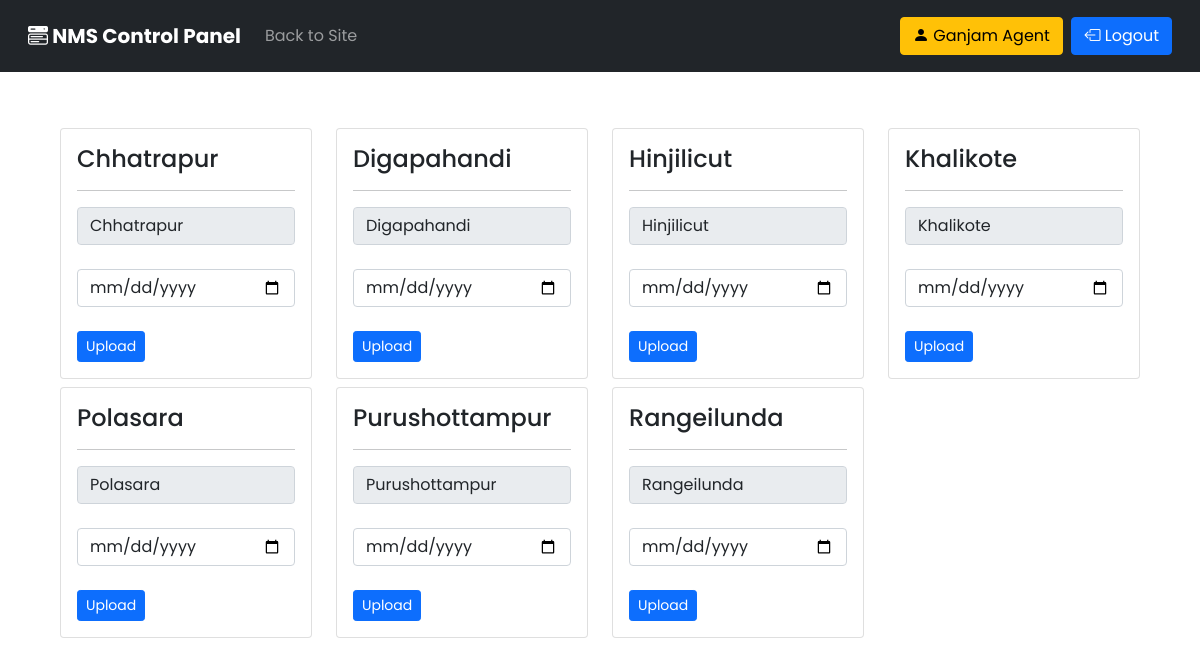
Screenshot of /nmsdash/admin/index.php (signed in) with the database file from the repository.
### tables this page shows
CREATE TABLE `block` (
  `id` int(11) NOT NULL,
  `district_name` varchar(40) NOT NULL,
  `block_name` varchar(40) NOT NULL,
  `block_passwd` varchar(40) NOT NULL,
  `block_status` varchar(20) NOT NULL
);

### nmsdash/admin/index.php (the view, shortened to what this page needs)
<?php include "includes/header.php"; ?>
<?php include "admin_functions.php"; ?>
<?php
if ($_SESSION['district_name'] == "Admin") {
    include "admin_control_panel.php";
} else {
    $dname = $_SESSION['district_name'];
    $query = "SELECT * FROM block WHERE district_name = '$dname' ORDER BY block_name";
    $result = mysqli_query($connection, $query);
    if ($result->num_rows > 0) {
?>
        <div class="row m-5">
            <?php
            while ($row = mysqli_fetch_assoc($result)) {
                $block_name = $row['block_name'];
            ?>
                <div class='col-sm-3 mt-2'>
                    <form action='' method='post'>
                        <div class='card'>
                            <div class='card-body'>
                                <h4><?php echo $block_name; ?></h4>
                                <hr>
                                <input type='text' name='card_block' value=<?php echo $block_name; ?> class="form-control" readonly>
                                <br>
                                <input type='date' name='card_date' id='date' class="form-control">
                                <br>
                                <input type='submit' name="upload" class="btn btn-sm btn-primary" value='Upload'>
                            </div>
                        </div>
                    </form>
                </div>
            <?php
            } ?>
        </div>
<?php
    } else {
        echo "No Data Found!!! " . mysqli_error($connection);
    }
}
?>
<?php include "includes/footer.php"; ?>

### nmsdash/admin/includes/header.php (shortened to what this page needs)
<!DOCTYPE html>
<html lang="en">
<head>
    <link rel="stylesheet" href="../assets/css/bootstrap.css" />
    <link rel="stylesheet" href="../assets/css/bootstrap.min.css" />
    <link rel="stylesheet" href="../assets/css/admin_sidebar.css" />
    <link rel="stylesheet" href="https://cdn.jsdelivr.net/npm/bootstrap-icons@1.7.1/font/bootstrap-icons.css">
    <link href="https://unpkg.com/boxicons@2.0.7/css/boxicons.min.css" rel="stylesheet" />
</head>
<body>
    <nav class="navbar navbar-expand-sm navbar-dark bg-dark p-3">
        <div class="container-fluid">
            <a class="navbar-brand fw-bold" href="./index.php"><i class="bi bi-menu-button-wide-fill"></i> NMS Control Panel</a>
            <div class="collapse navbar-collapse" id="mynavbar">
                <ul class="navbar-nav me-auto">
                    <li class="nav-item">
                        <a class="nav-link" href="../index.php">Back to Site</a>
                    </li>
                </ul>
                <?php
                if (isset($_SESSION['district_name'])) {
                    $district_name = $_SESSION['district_name'];
                ?>
                    <button class="btn btn-warning"><i class="bi bi-person-fill"></i>&nbsp;<?php echo $district_name; ?> Agent</button>&nbsp;&nbsp;
                    <a class="btn btn-primary" href="../logout_device.php"><i class="bi bi-box-arrow-left"></i>&nbsp;Logout</a>
                <?php
                }
                ?>
            </div>
        </div>
    </nav>

### nmsdash/admin/includes/footer.php
</body>
</html>

### nmsdash/assets/css/admin_sidebar.css (style rules this page uses)
* { margin: 0; padding: 0; font-family: "Poppins", sans-serif; }

### rows the page displays
block: block_name "Chhatrapur", card_block "Chhatrapur"
block: block_name "Digapahandi", card_block "Digapahandi"
block: block_name "Hinjilicut", card_block "Hinjilicut"
block: block_name "Khalikote", card_block "Khalikote"
block: block_name "Polasara", card_block "Polasara"
block: block_name "Purushottampur", card_block "Purushottampur"
block: block_name "Rangeilunda", card_block "Rangeilunda"

### other values shown
$district_name "Ganjam"
